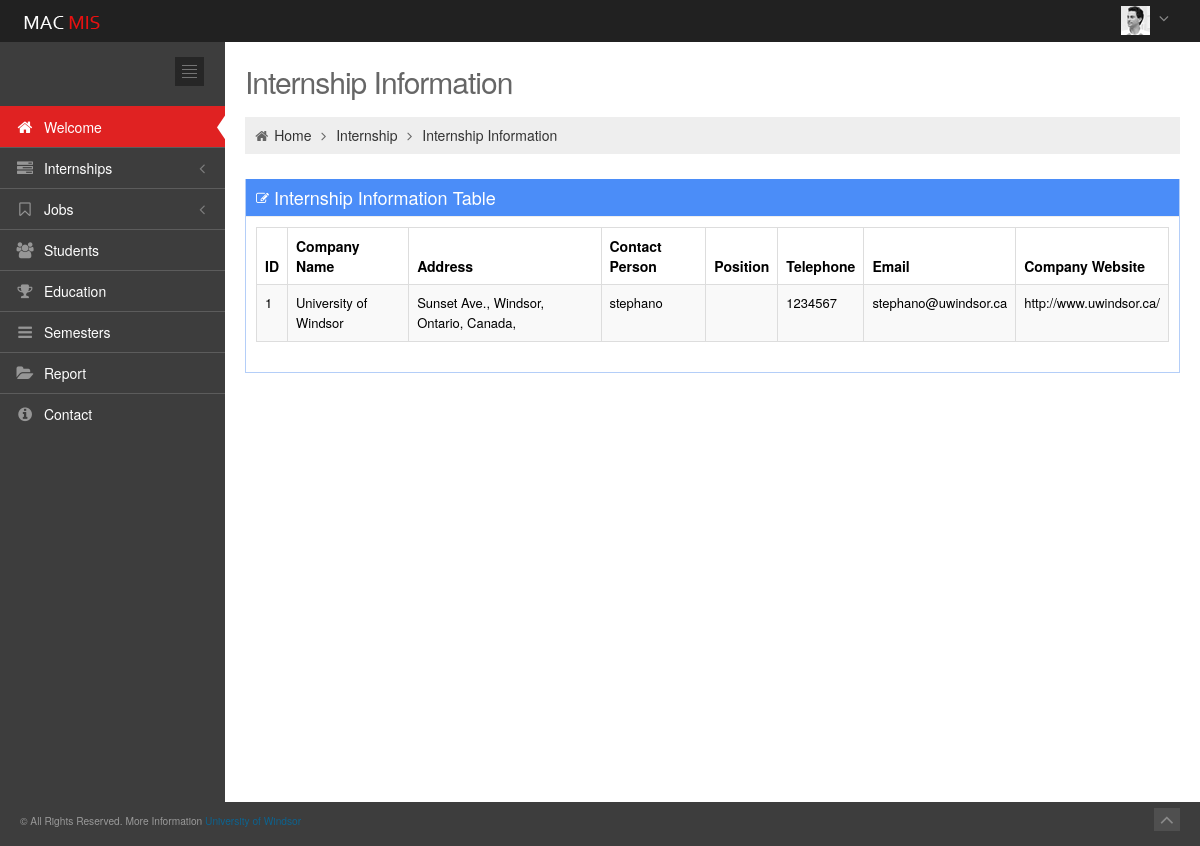
The app's page /app/internship_info (signed in), older data.
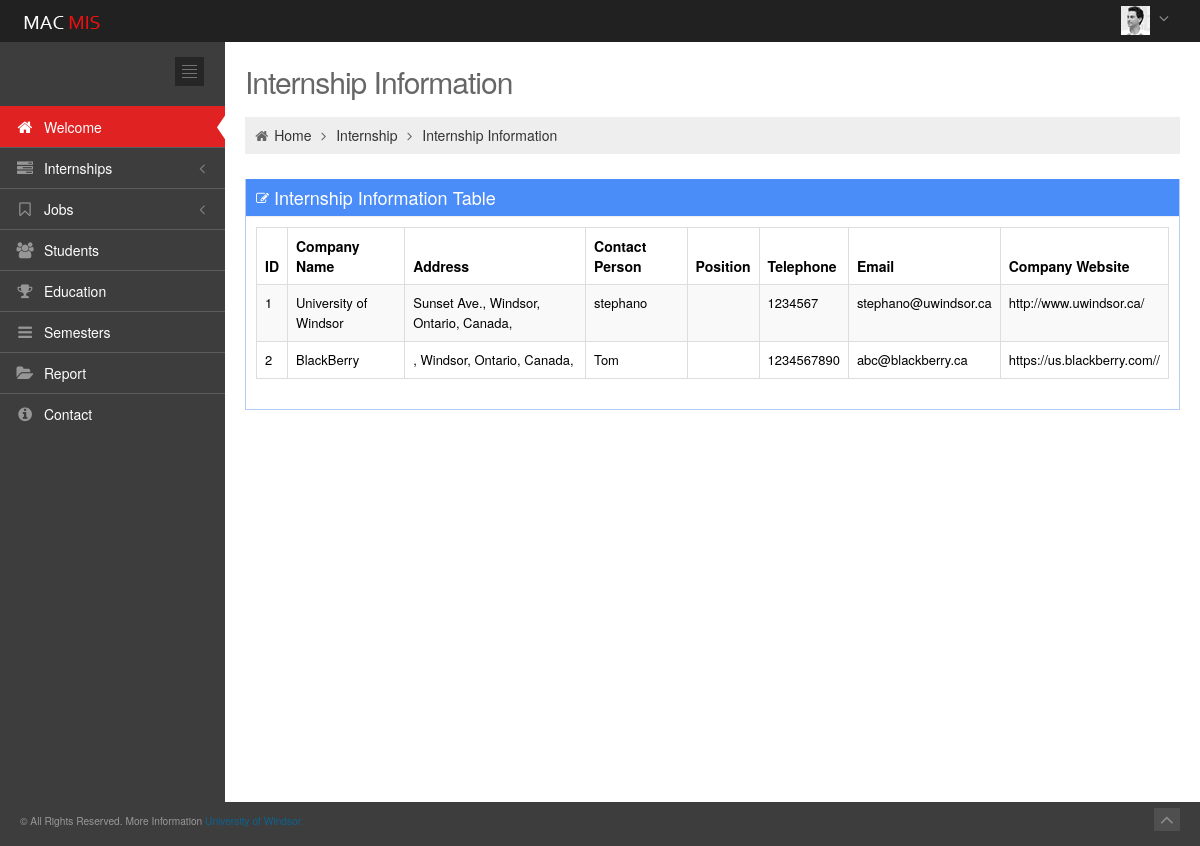
The same page, newer data.
### app/models.py (models this page shows, shortened)
class Intern_Info(models.Model):
    company_name = models.CharField(max_length=100)
    address = models.CharField(max_length=100, null=True, blank=True)
    city = models.CharField(max_length=20, default='Windsor')
    province = models.CharField(max_length=20, default='Ontario')
    postal_code = models.CharField(max_length=10,blank=True)
    country = models.CharField(max_length=20, default='Canada')
    contact_first_name = models.CharField(max_length=50,blank=True)
    contact_last_name = models.CharField(max_length=50,blank=True)
    contact_position = models.CharField(max_length=50,blank=True)
    telephone = models.IntegerField()
    email = models.EmailField()
    company_website = models.URLField()
    notes = models.CharField(max_length=100,blank=True)

### app/views.py (the view)
class InternshipInfoListView(ListView):
    model = Intern_Info
    template_name = 'app/internship-information.html'
    context_object_name = 'info_list'

### app/templates/app/internship-information.html (shortened to what this page needs)
{% extends 'app/base.html' %}
{% block container %}
		<div class="page-content">
			<div class="container-fluid">
				<div class="row-fluid">
					<div class="span12">
						<h3 class="page-title">
							Internship Information
						</h3>
						<ul class="breadcrumb">
							<li>
								<i class="icon-home"></i>
								<a href="welcome.html">Home</a>
								<i class="icon-angle-right"></i>
							</li>
							<li>
								<a href="#">Internship</a>
								<i class="icon-angle-right"></i>
							</li>
							<li><a href="#">Internship Information</a></li>
						</ul>
					</div>
				</div>
				<div class="row-fluid">
					<div class="span12">
						<div class="portlet box blue">
							<div class="portlet-title">
								<div class="caption"><i class="icon-edit"></i>Internship Information Table</div>
							</div>
							<div class="portlet-body">
								<table class="table table-striped table-hover table-bordered" id="sample_editable_1">
									<thead>
										<tr>
											<th>ID</th>
											<th>Company Name</th>
											<th>Address</th>
											<th>Contact Person</th>
											<th>Position</th>
											<th>Telephone</th>
											<th>Email</th>
											<th>Company Website</th>
										</tr>
									</thead>
									<tbody>
                                    {% for info in info_list %}
										<tr class="">
											<td>{{ info.id }}</td>
											<td>{{ info.company_name }}</td>
											<td>{{ info.address}}, {{ info.city }}, {{ info.province }}, {{ info.country }}, {{ info.postal_code }}</td>
											<td>{{ info.contact_first_name }}{{ info.contant_last_name }}</td>
											<td>{{ info.contact_position }}</td>
											<td>{{ info.telephone }}</td>
											<td>{{ info.email }}</td>
											<td>{{ info.company_website }}/</td>
										</tr>
                                    {% endfor %}
									</tbody>
								</table>
							</div>
						</div>
					</div>
				</div>
			</div>
		</div>
{% endblock %}

Row changes from the older to the newer data that the page shows:
added Intern_Info: id "2", company_name "BlackBerry", city "Windsor", province "Ontario", country "Canada", contact_first_name "Tom", telephone "1234567890", email "abc@blackberry.ca", company_website "https://us.blackberry.com/"
